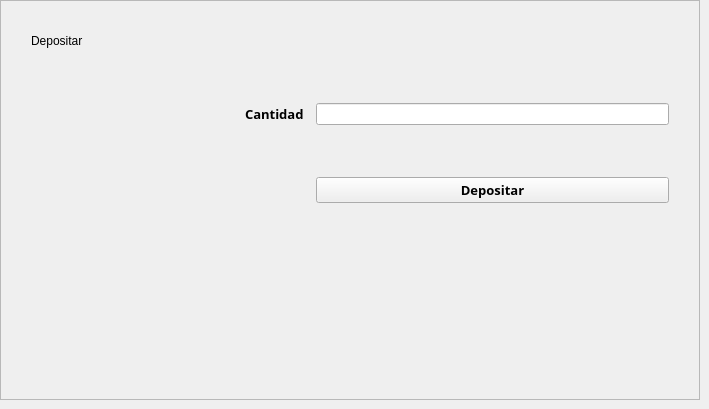
    <widget class="QWidget" name="page_4">
     <widget class="QFrame" name="ComprarMonedaFrame_3">
      <property name="geometry">
       <rect>
        <x>0</x>
        <y>0</y>
        <width>700</width>
        <height>400</height>
       </rect>
      </property>
      <property name="maximumSize">
       <size>
        <width>700</width>
        <height>400</height>
       </size>
      </property>
      <property name="styleSheet">
       <string notr="true">/* ==== Título ==== */
QLabel#lblTituloComprarMoneda {
  color: #0f172a;
  font-size: 26px;
  font-weight: 800;
  letter-spacing: .3px;
  border: none;
  padding: 4px 0 8px 0;
}

/* ==== Label de campo ==== */
QLabel#lblCantidadCompra,QLabel#lblMonedaCompra  {
  color: #334155;
  font-weight: 600;
}

/* ==== ComboBox (dropdown) ==== */
QComboBox#cmbCurrencyCompra {
  background: #ffffff;
  color: #111827;
  border: 1px solid #cbd5e1;
  border-radius: 10px;
  padding: 8px 36px 8px 10px;  
  min-height: 34px;
}
QComboBox#cmbCurrencyCompra:focus {
  border: 2px solid #22c55e;     /* acento verde */
  background: #ffffff;
}
QComboBox#cmbCurrencyCompra::drop-down {
  border: 0; width: 24px;
}
QComboBox#cmbCurrencyCompra QAbstractItemView {
  background: #ffffff;
  color: #111827;
  border: 1px solid #cbd5e1;
  selection-background-color: #22c55e;
  selection-color: #ffffff;
  outline: 0;
}

/* ==== Botón principal ==== */
QPushButton#btnComprarMoneda {
  background: #16a34a;
  color: #ffffff;
  border: 1px solid #15803d;
  border-radius: 10px;
  padding: 10px 16px;
  font-weight: 600;
}
QPushButton#btnComprarMoneda:hover   { background: #17b455; }
QPushButton#btnComprarMoneda:pressed { background: #12803e; }
QPushButton#btnComprarMoneda:disabled{
  background: #e5f7ed; color: #065f46; border-color: #bfead3;
}

/* ===== Campos ===== */
QLineEdit#txtCantidadCompra {
  background: #f8fafc;
  color: #111827;
  border: 1px solid #cbd5e1;
  border-radius: 10px;
  padding: 10px 12px;
}
QLineEdit#txtCantidadCompra:focus{
  border: 2px solid #22c55e;
  background: #ffffff;
}
QLineEdit#txtCantidadCompra::placeholder, QLineEdit#txtPassword::placeholder {
  color: #94a3b8;
}</string>
      </property>
      <property name="frameShape">
       <enum>QFrame::StyledPanel</enum>
      </property>
      <property name="frameShadow">
       <enum>QFrame::Raised</enum>
      </property>
      <layout class="QGridLayout" name="gridLayout_6" rowstretch="0,0,0,0,0,0" columnstretch="0,0,0,0">
       <property name="leftMargin">
        <number>30</number>
       </property>
       <property name="topMargin">
        <number>30</number>
       </property>
       <property name="rightMargin">
        <number>30</number>
       </property>
       <property name="bottomMargin">
        <number>30</number>
       </property>
       <property name="spacing">
        <number>12</number>
       </property>
       <item row="2" column="2">
        <widget class="QLabel" name="lblCantidadDeposito">
         <property name="font">
          <font>
           <family>Segoe UI Black</family>
           <pointsize>10</pointsize>
           <bold>true</bold>
          </font>
         </property>
         <property name="text">
          <string>Cantidad</string>
         </property>
        </widget>
       </item>
       <item row="5" column="2">
        <spacer name="verticalSpacer_16">
         <property name="orientation">
          <enum>Qt::Vertical</enum>
         </property>
         <property name="sizeHint" stdset="0">
          <size>
           <width>20</width>
           <height>40</height>
          </size>
         </property>
        </spacer>
       </item>
       <item row="4" column="3">
        <widget class="QPushButton" name="btnDeposit">
         <property name="font">
          <font>
           <family>Segoe UI Black</family>
           <pointsize>10</pointsize>
           <bold>true</bold>
          </font>
         </property>
         <property name="cursor">
          <cursorShape>PointingHandCursor</cursorShape>
         </property>
         <property name="text">
          <string>Depositar</string>
         </property>
        </widget>
       </item>
       <item row="0" column="0">
        <widget class="QLabel" name="lblTituloDepositarMoneda">
         <property name="text">
          <string>Depositar</string>
         </property>
        </widget>
       </item>
       <item row="2" column="3">
        <widget class="QLineEdit" name="txtAmount"/>
       </item>
       <item row="3" column="3">
        <spacer name="verticalSpacer_17">
         <property name="orientation">
          <enum>Qt::Vertical</enum>
         </property>
         <property name="sizeType">
          <enum>QSizePolicy::Fixed</enum>
         </property>
         <property name="sizeHint" stdset="0">
          <size>
           <width>20</width>
           <height>40</height>
          </size>
         </property>
        </spacer>
       </item>
       <item row="1" column="2">
        <spacer name="verticalSpacer_18">
         <property name="orientation">
          <enum>Qt::Vertical</enum>
         </property>
         <property name="sizeType">
          <enum>QSizePolicy::Fixed</enum>
         </property>
         <property name="sizeHint" stdset="0">
          <size>
           <width>20</width>
           <height>40</height>
          </size>
         </property>
        </spacer>
       </item>
       <item row="0" column="1">
        <spacer name="horizontalSpacer">
         <property name="orientation">
          <enum>Qt::Horizontal</enum>
         </property>
         <property name="sizeType">
          <enum>QSizePolicy::Fixed</enum>
         </property>
         <property name="sizeHint" stdset="0">
          <size>
           <width>150</width>
           <height>20</height>
          </size>
         </property>
        </spacer>
       </item>
      </layout>
     </widget>
    </widget>
